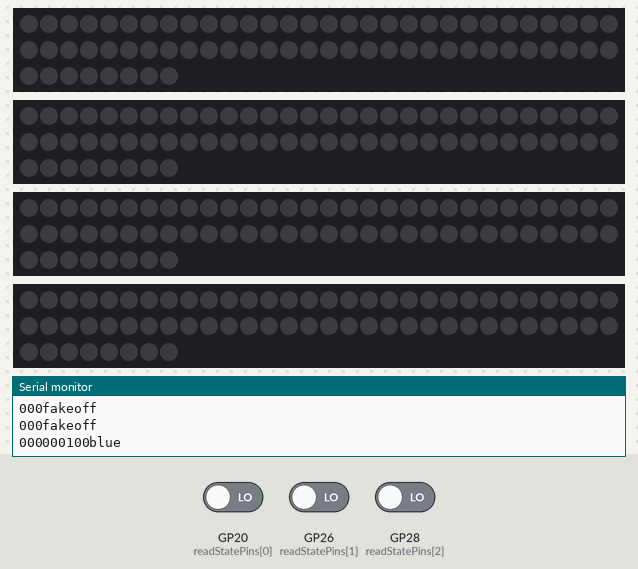
Simulated run of this program. Board: Raspberry Pi Pico. On the bench: 4 × 68 RGB LEDs in strip order, left to right, continuing on the next row, the last lines printed to the serial monitor. Inputs (shaded band) come from the test bench; at power-on: GP20 (readStatePins[0]) LOW, GP26 (readStatePins[1]) LOW, GP28 (readStatePins[2]) LOW.

Above: at 1.2 s.
1.3 s: GP20 (readStatePins[0]) driven HIGH
At 1.8 s:
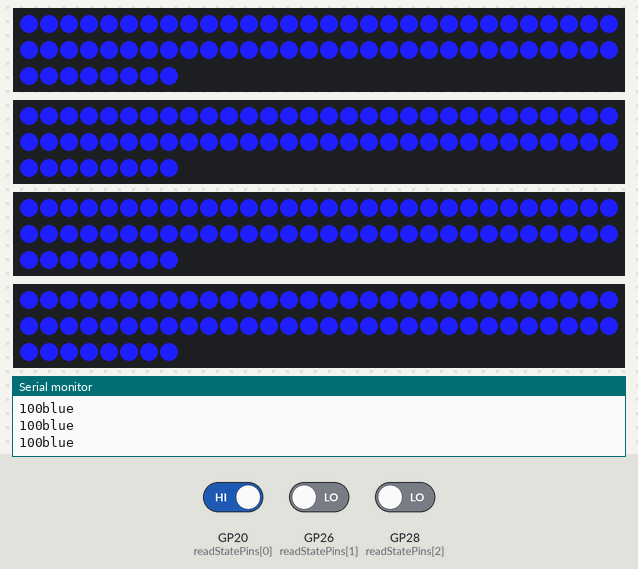
2.8 s: GP26 (readStatePins[1]) driven HIGH
At 4.0 s:
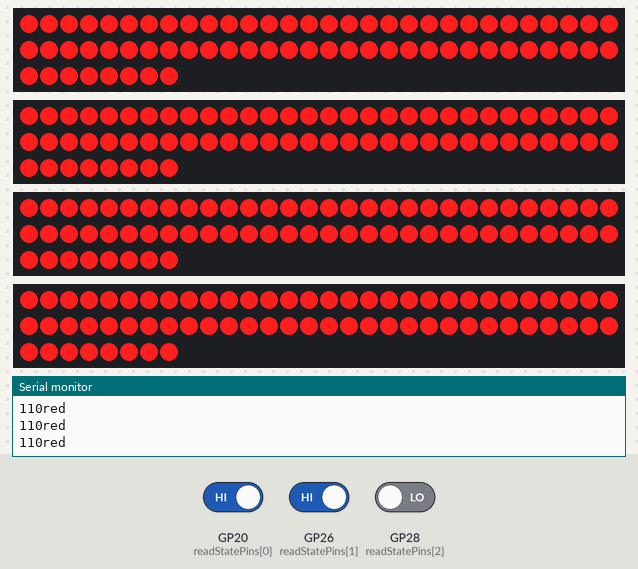
4.3 s: GP28 (readStatePins[2]) driven HIGH
At 5.4 s:
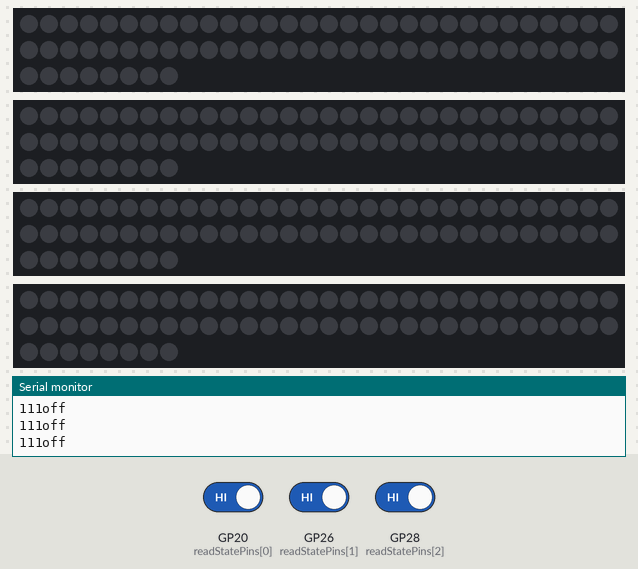
6.3 s: GP28 (readStatePins[2]) driven LOW
At 8.5 s:
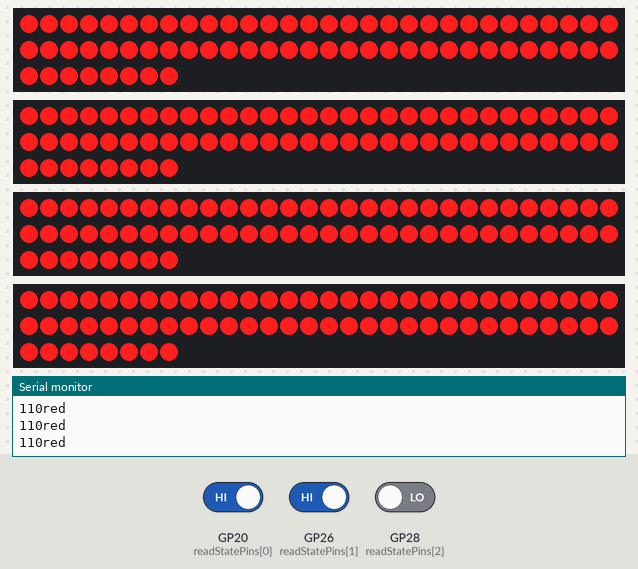
8.8 s: GP26 (readStatePins[1]) driven LOW
At 9.9 s:
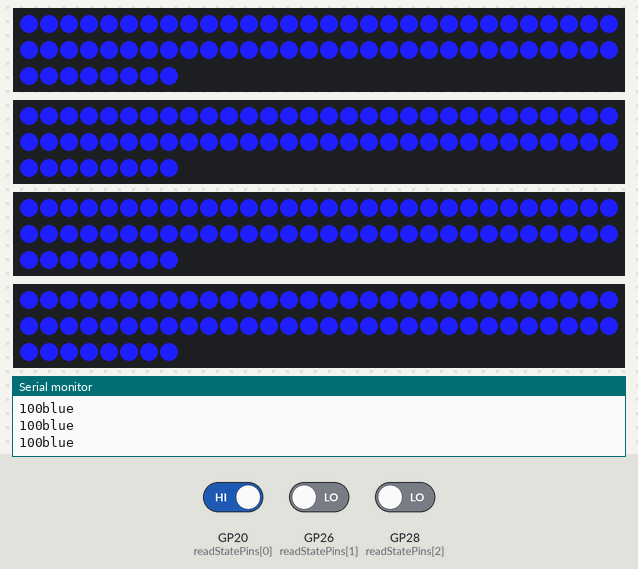
Timing chart, 0 to 11.3 s (numbered marks = the images above; inputs shaded):
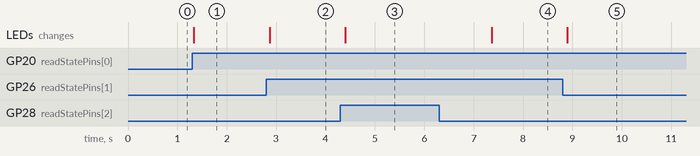

Measured:
- after the input at 1.3 s, the LEDs: change at once (image 1)
- after the input at 2.8 s, the LEDs: change after 0.07 s (image 2)
- after the input at 4.3 s, the LEDs: change after 0.10 s (image 3)
- after the input at 6.3 s, the LEDs: change after 1.1 s (image 4)
- after the input at 8.8 s, the LEDs: change after 0.10 s (image 5)

The program:

main.cpp
```cpp
#include <Arduino.h>

#include <Adafruit_NeoPixel.h> // NeoPixel制御用ライブラリの準備

// NeoPixel WS2812Bの指定
#define NUM_LEDS 68 // NeoPixelの数
static int16_t neopixcelPins[] = {3, 4, 5, 11};
static uint8_t neopixcelLen = sizeof(neopixcelPins) / sizeof(neopixcelPins[0]);
static uint8_t readStatePins[] = {20, 26, 28};
static uint8_t readStateLen = sizeof(readStatePins) / sizeof(readStatePins[0]);
static unsigned long timeStart = millis();
static unsigned long timeEnd = millis();
// NeoPixcelライブラリの設定、このまま書いておく-----------------------
// NeoPixel用の stripオブジェクトを宣言（LEO_GRB + NEO_KHZ800 は NeoPixel WS2812 使用の場合の設定）

Adafruit_NeoPixel strip[] = {Adafruit_NeoPixel(NUM_LEDS, neopixcelPins[0], NEO_GRB + NEO_KHZ800), Adafruit_NeoPixel(NUM_LEDS, neopixcelPins[1], NEO_GRB + NEO_KHZ800), Adafruit_NeoPixel(NUM_LEDS, neopixcelPins[2], NEO_GRB + NEO_KHZ800), Adafruit_NeoPixel(NUM_LEDS, neopixcelPins[3], NEO_GRB + NEO_KHZ800)};

struct ColorState
{
  uint8_t r;
  uint8_t g;
  uint8_t b;
};
ColorState colorState = {0, 0, 0};

// 初期設定、このまま書いておく --------------------------------------
void setup()
{
  // NeoPixel(WS2812)初期設定
  Serial.begin(115200);
  for (uint8_t i = 0; i < neopixcelLen; i++)
  {
    strip[i].begin();            // NeoPixel初期化
    strip[i].show();             // NeoPixcelを全て消灯
    strip[i].setBrightness(255); // 明るさ倍率設定 (RGB設定値 * 明るさ倍率、最大255)
  }
  for (uint8_t i = 0; i < readStateLen; i++)
  {
    pinMode(readStatePins[i], INPUT);
  }
}
// 以下に点灯させる処理を記入-----------------------------------------
// LEDテープライトを同じ色で全点灯
void loop()
{
  Serial.print(digitalRead(readStatePins[0]));
  Serial.print(digitalRead(readStatePins[1]));
  Serial.print(digitalRead(readStatePins[2]));
  bool readPin0 = digitalRead(readStatePins[0]);
  bool readPin1 = digitalRead(readStatePins[1]);

  // Serial.print(readPin0);
  // Serial.println(readPin1);
  timeEnd = millis();
  if (digitalRead(readStatePins[2]))
  {
    timeStart = millis();
    colorState = {0, 0, 0};
    Serial.println("off");
  }
  else if(timeEnd-timeStart<1000){
    colorState = {0, 0, 0};
    Serial.println("fakeoff");
  }
  else if (readPin1)
  {
    colorState = {255,30,30};
    Serial.println("red");
  }
  else if (readPin0)
  {
    colorState = {30, 30, 255};
    Serial.println("blue");
  }

  // for文で全てのNeoPixelのRGB（赤緑青）の明るさを0〜255（30程でも十分明るい）で指定
  for (uint8_t len = 0; len < neopixcelLen; len++)
  {
    for (int i = 0; i < NUM_LEDS; i++)
    {
      strip[len].setPixelColor(i, strip[len].Color(colorState.r, colorState.g, colorState.b)); // LED発光色指定（num,strip.Color（R,G,B））※RGB:0〜255
    }
    strip[len].show(); // 点灯実行（NeoPixel制御パルス出力）
  }
  delay(100);
}
```
